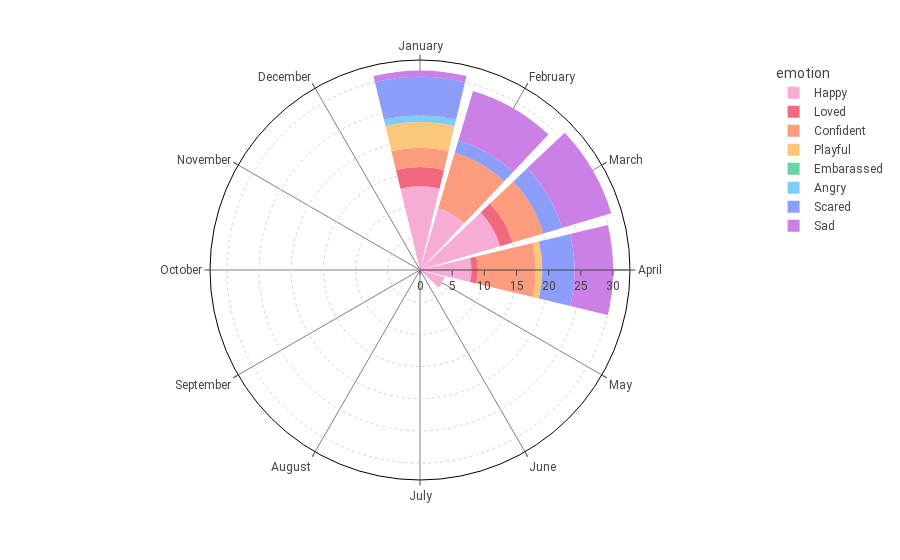

This figure's notebook cell:
### Code cell
fig = px.bar_polar(
    df_month_emotion,
    r="value",
    theta="month",
    color="emotion",
    color_discrete_map=dict_emotion_color,
    template=None
)
fig.update_layout(
    font=dict(
        family="Roboto",
        size=12
    ),
    polar=dict(
        bgcolor="white",
        radialaxis = dict(
            gridcolor='lightgray',
            griddash='dot'
            ),
        angularaxis = dict(
            linecolor='black',
            gridcolor='gray',
        )
    ),
)
fig.show()

### Figure 1 — Plotly figure (JSON) as saved in the notebook; plotly's stock layout.template omitted (floating-point values rounded to 4 significant figures)
{"data": [{"hovertemplate": "emotion=Happy<br>value=%{r}<br>month=%{theta}<extra></extra>", "legendgroup": "Happy", "marker": {"color": "#f7add6", "pattern": {"shape": ""}}, "name": "Happy", "r": [13, 10, 13, 8, 4, 0, 0, 0, 0, 0, 0, 0], "showlegend": true, "subplot": "polar", "theta": ["January", "February", "March", "April", "May", "June", "July", "August", "September", "October", "November", "December"], "type": "barpolar"}, {"hovertemplate": "emotion=Loved<br>value=%{r}<br>month=%{theta}<extra></extra>", "legendgroup": "Loved", "marker": {"color": "#f2687f", "pattern": {"shape": ""}}, "name": "Loved", "r": [3, 0, 2, 1, 0, 0, 0, 0, 0, 0, 0, 0], "showlegend": true, "subplot": "polar", "theta": ["January", "February", "March", "April", "May", "June", "July", "August", "September", "October", "November", "December"], "type": "barpolar"}, {"hovertemplate": "emotion=Confident<br>value=%{r}<br>month=%{theta}<extra></extra>", "legendgroup": "Confident", "marker": {"color": "#fa9c7d", "pattern": {"shape": ""}}, "name": "Confident", "r": [3, 9, 5, 9, 0, 0, 0, 0, 0, 0, 0, 0], "showlegend": true, "subplot": "polar", "theta": ["January", "February", "March", "April", "May", "June", "July", "August", "September", "October", "November", "December"], "type": "barpolar"}, {"hovertemplate": "emotion=Playful<br>value=%{r}<br>month=%{theta}<extra></extra>", "legendgroup": "Playful", "marker": {"color": "#fbc779", "pattern": {"shape": ""}}, "name": "Playful", "r": [4, 0, 0, 1, 0, 0, 0, 0, 0, 0, 0, 0], "showlegend": true, "subplot": "polar", "theta": ["January", "February", "March", "April", "May", "June", "July", "August", "September", "October", "November", "December"], "type": "barpolar"}, {"hovertemplate": "emotion=Embarassed<br>value=%{r}<br>month=%{theta}<extra></extra>", "legendgroup": "Embarassed", "marker": {"color": "#6ad2a7", "pattern": {"shape": ""}}, "name": "Embarassed", "r": [0, 0, 0, 0, 0, 0, 0, 0, 0, 0, 0, 0], "showlegend": true, "subplot": "polar", "theta": ["January", "February", "March", "April", "May", "June", "July", "August", "September", "October", "November", "December"], "type": "barpolar"}, {"hovertemplate": "emotion=Angry<br>value=%{r}<br>month=%{theta}<extra></extra>", "legendgroup": "Angry", "marker": {"color": "#7ccdf8", "pattern": {"shape": ""}}, "name": "Angry", "r": [1, 0, 0, 0, 0, 0, 0, 0, 0, 0, 0, 0], "showlegend": true, "subplot": "polar", "theta": ["January", "February", "March", "April", "May", "June", "July", "August", "September", "October", "November", "December"], "type": "barpolar"}, {"hovertemplate": "emotion=Scared<br>value=%{r}<br>month=%{theta}<extra></extra>", "legendgroup": "Scared", "marker": {"color": "#8d9dfa", "pattern": {"shape": ""}}, "name": "Scared", "r": [6, 2, 3, 5, 0, 0, 0, 0, 0, 0, 0, 0], "showlegend": true, "subplot": "polar", "theta": ["January", "February", "March", "April", "May", "June", "July", "August", "September", "October", "November", "December"], "type": "barpolar"}, {"hovertemplate": "emotion=Sad<br>value=%{r}<br>month=%{theta}<extra></extra>", "legendgroup": "Sad", "marker": {"color": "#ca80e5", "pattern": {"shape": ""}}, "name": "Sad", "r": [1, 8, 8, 6, 0, 0, 0, 0, 0, 0, 0, 0], "showlegend": true, "subplot": "polar", "theta": ["January", "February", "March", "April", "May", "June", "July", "August", "September", "October", "November", "December"], "type": "barpolar"}], "layout": {"autosize": true, "barmode": "relative", "font": {"family": "Roboto", "size": 12}, "legend": {"title": {"text": "emotion"}, "tracegroupgap": 0}, "margin": {"t": 60}, "polar": {"angularaxis": {"direction": "clockwise", "gridcolor": "gray", "linecolor": "black", "rotation": 90, "type": "category"}, "bgcolor": "white", "domain": {"x": [0, 1], "y": [0, 1]}, "radialaxis": {"autorange": true, "gridcolor": "lightgray", "griddash": "dot", "range": [0, 32.63], "type": "linear"}}}}
